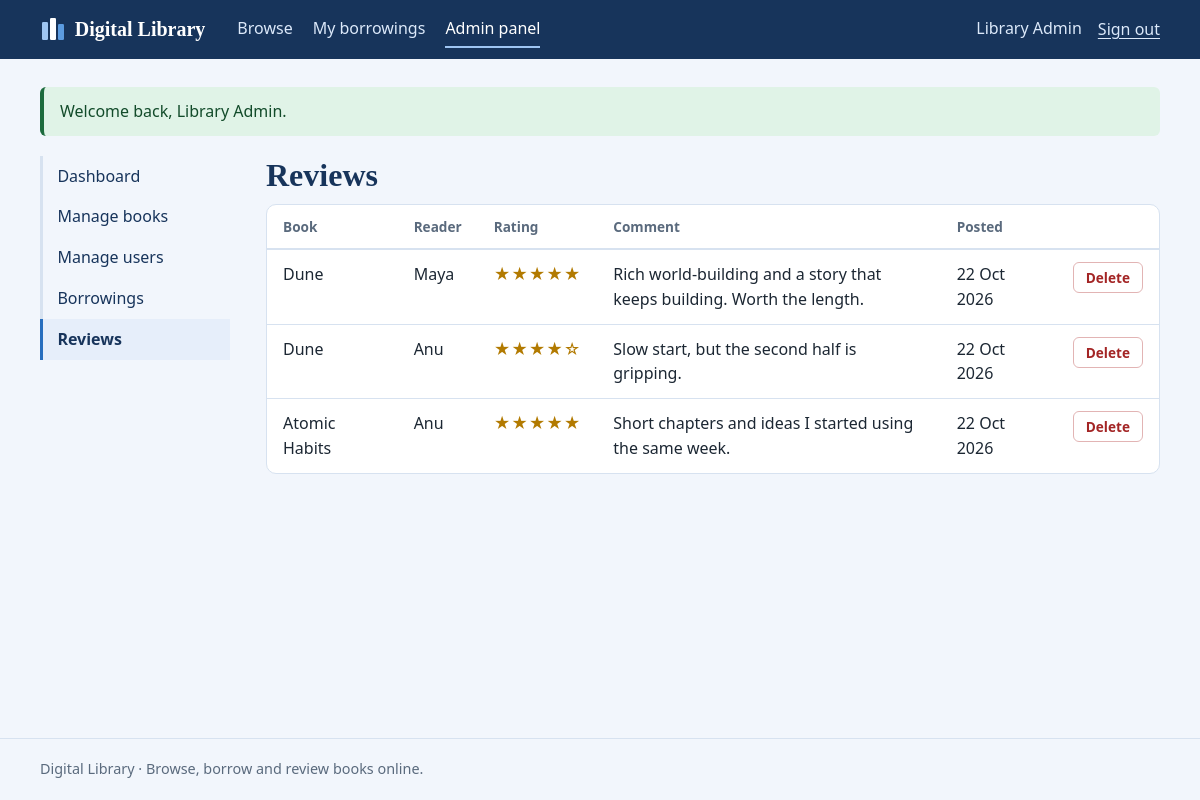
Screenshot of /admin/reviews.php (signed in) with the database file from the repository.
### tables this page shows
CREATE TABLE users (
    user_id       INT AUTO_INCREMENT PRIMARY KEY,
    name          VARCHAR(80)  NOT NULL,
    email         VARCHAR(120) NOT NULL UNIQUE,
    password_hash VARCHAR(255) NOT NULL,
    role          ENUM('user', 'admin') NOT NULL DEFAULT 'user',
    created_at    TIMESTAMP NOT NULL DEFAULT CURRENT_TIMESTAMP
);

CREATE TABLE reviews (
    review_id  INT AUTO_INCREMENT PRIMARY KEY,
    user_id    INT NOT NULL,
    book_id    INT NOT NULL,
    rating     TINYINT NOT NULL,
    comment    TEXT,
    created_at TIMESTAMP NOT NULL DEFAULT CURRENT_TIMESTAMP,
    updated_at TIMESTAMP NOT NULL DEFAULT CURRENT_TIMESTAMP ON UPDATE CURRENT_TIMESTAMP,
    CONSTRAINT chk_rating CHECK (rating BETWEEN 1 AND 5),
    UNIQUE KEY one_review_per_user_book (user_id, book_id),
    FOREIGN KEY (user_id) REFERENCES users(user_id) ON DELETE CASCADE,
    FOREIGN KEY (book_id) REFERENCES books(book_id) ON DELETE CASCADE
);

CREATE TABLE books (
    book_id          INT AUTO_INCREMENT PRIMARY KEY,
    title            VARCHAR(150) NOT NULL,
    author           VARCHAR(100) NOT NULL,
    category         VARCHAR(60),
    description      TEXT,
    file_path        VARCHAR(255),                  
    total_copies     INT NOT NULL DEFAULT 1,        
    available_copies INT NOT NULL DEFAULT 1,        
    created_at       TIMESTAMP NOT NULL DEFAULT CURRENT_TIMESTAMP,
    CONSTRAINT chk_copies CHECK (total_copies >= 0 AND available_copies >= 0 AND available_copies <= total_copies),
    INDEX idx_title (title),
    INDEX idx_author (author),
    INDEX idx_category (category)
);

### includes/db.php (called while the page is built, shortened)
<?php
function db(): mysqli
{
    static $conn = null;
    if ($conn === null) {
        try {
            $conn = mysqli_connect(DB_HOST, DB_USER, DB_PASS, DB_NAME, DB_PORT);
            mysqli_set_charset($conn, 'utf8mb4');
        } catch (mysqli_sql_exception $e) {
            error_log('DB connection failed: ' . $e->getMessage());
            http_response_code(500);
            exit('The library database is unavailable. Check config.php and make sure MySQL is running.');
        }
    }
    return $conn;
}
function q(string $sql, string $types = '', array $params = []): mysqli_stmt
{
    $stmt = mysqli_prepare(db(), $sql);
    if ($types !== '') {
        mysqli_stmt_bind_param($stmt, $types, ...$params);
    }
    mysqli_stmt_execute($stmt);
    return $stmt;
}
function fetch_all(string $sql, string $types = '', array $params = []): array
{
    $stmt = q($sql, $types, $params);
    $rows = mysqli_fetch_all(mysqli_stmt_get_result($stmt), MYSQLI_ASSOC);
    return $rows;
}
function fetch_one(string $sql, string $types = '', array $params = []): ?array
{
    return fetch_all($sql, $types, $params)[0] ?? null;
}

### includes/auth.php (called while the page is built, shortened)
<?php
function current_user(): ?array
{
    static $user = false;
    if ($user === false) {
        $user = null;
        if (!empty($_SESSION['uid'])) {
            $user = fetch_one('SELECT user_id, name, email, role FROM users WHERE user_id = ?', 'i', [(int) $_SESSION['uid']]);
        }
    }
    return $user;
}
function require_login(): array
{
    $u = current_user();
    return $u;
}
function require_admin(): array
{
    $u = require_login();
    return $u;
}

### admin/reviews.php (the view, shortened to what this page needs)
<?php
require_admin();
$rows = fetch_all('SELECT r.review_id, r.rating, r.comment, r.created_at, u.name, b.title
                   FROM reviews r JOIN users u ON u.user_id = r.user_id JOIN books b ON b.book_id = r.book_id
                   ORDER BY r.created_at DESC LIMIT 200');
admin_header('Reviews', 'reviews');
?>
<?php if (!$rows): ?><p class="empty">No reviews have been posted yet.</p><?php else: ?>
<div class="table-wrap"><table>
  <thead><tr><th>Book</th><th>Reader</th><th>Rating</th><th>Comment</th><th>Posted</th><th><span class="sr">Actions</span></th></tr></thead>
  <tbody><?php foreach ($rows as $r): ?>
    <tr>
      <td><?= e($r['title']) ?></td><td><?= e($r['name']) ?></td>
      <td><?= rating_stars((int) $r['rating']) ?></td>
      <td class="wrap"><?= e($r['comment'] ?? '') ?: '<span class="muted">No comment</span>' ?></td>
      <td><?= e(fmt_date($r['created_at'])) ?></td>
      <td class="actions"><form method="post" data-confirm="Delete this review by <?= e($r['name']) ?>?"><?= csrf_field() ?>
        <button class="btn danger small" type="submit">Delete</button></form></td>
    </tr>
  <?php endforeach; ?></tbody>
</table></div>
<?php endif;
admin_footer();

### includes/layout.php (shortened to what this page needs)
<?php
function page_header(string $title, string $active = ''): void
{
    $user = current_user();
    $nav = [
        'browse'    => ['books.php', 'Browse'],
        'borrowing' => ['my_borrowings.php', 'My borrowings'],
    ];
    if ($user && $user['role'] === 'admin') {
        $nav['admin'] = ['admin/index.php', 'Admin panel'];
    }
    ?><!DOCTYPE html>
<html lang="en">
<head>
<link rel="stylesheet" href="<?= e(url('assets/style.css')) ?>">
</head>
<body>
<header class="site-header">
  <div class="bar">
    <a class="brand" href="<?= e(url('index.php')) ?>">
      <svg width="26" height="26" viewBox="0 0 26 26" aria-hidden="true"><rect x="2" y="6" width="6" height="18" rx="1.2" fill="#9ec5f2"/><rect x="10" y="2" width="6" height="22" rx="1.2" fill="#fff"/><rect x="18" y="8" width="6" height="16" rx="1.2" fill="#5b9be0"/></svg>
      Digital Library
    </a>
    <nav aria-label="Main">
      <?php foreach ($nav as $key => [$href, $label]): ?>
        <a href="<?= e(url($href)) ?>"<?= $key === $active ? ' class="current" aria-current="page"' : '' ?>><?= e($label) ?></a>
      <?php endforeach; ?>
    </nav>
    <div class="account">
      <?php if ($user): ?>
        <span class="who"><?= e($user['name']) ?></span>
        <form method="post" action="<?= e(url('logout.php')) ?>"><?= csrf_field() ?><button class="link-btn" type="submit">Sign out</button></form>
      <?php else: ?>
        <a href="<?= e(url('login.php')) ?>">Sign in</a>
        <a class="pill" href="<?= e(url('register.php')) ?>">Create account</a>
      <?php endif; ?>
    </div>
  </div>
</header>
<main id="main" class="container">
<?php foreach (take_flashes() as $f): ?>
  <div class="flash <?= e($f['type']) ?>" role="<?= $f['type'] === 'error' ? 'alert' : 'status' ?>"><?= e($f['message']) ?></div>
<?php endforeach;
}
function page_footer(): void
{
    ?>
</main>
<footer class="site-footer">
  <div class="container">Digital Library · Browse, borrow and review books online.</div>
</footer>
</body>
</html>
<?php
}
function admin_header(string $title, string $active): void
{
    $links = [
        'dashboard'  => ['admin/index.php', 'Dashboard'],
        'books'      => ['admin/books.php', 'Manage books'],
        'users'      => ['admin/users.php', 'Manage users'],
        'borrowings' => ['admin/borrowings.php', 'Borrowings'],
        'reviews'    => ['admin/reviews.php', 'Reviews'],
    ];
    page_header($title, 'admin');
    echo '<div class="admin"><aside class="admin-side"><nav aria-label="Admin">';
    foreach ($links as $key => [$href, $label]) {
        echo '<a href="' . e(url($href)) . '"' . ($key === $active ? ' class="current" aria-current="page"' : '') . '>' . e($label) . '</a>';
    }
    echo '</nav></aside><section class="admin-main"><h1>' . e($title) . '</h1>';
}
function admin_footer(): void
{
    echo '</section></div>';
    page_footer();
}

### includes/functions.php (shortened to what this page needs)
<?php
function e($value): string
{
    return htmlspecialchars((string) $value, ENT_QUOTES | ENT_SUBSTITUTE, 'UTF-8');
}
function url(string $path = ''): string
{
    return BASE_URL . '/' . ltrim($path, '/');
}
function take_flashes(): array
{
    $f = $_SESSION['flash'] ?? [];
    return $f;
}
function fmt_date(?string $dt): string
{
    return $dt ? date('j M Y', strtotime($dt)) : '–';
}
function rating_stars(int $r): string
{
    return '<span class="stars" aria-label="Rated ' . $r . ' out of 5"><span aria-hidden="true">'
        . str_repeat('★', $r) . str_repeat('☆', 5 - $r) . '</span></span>';
}

### assets/style.css (style rules this page uses)
:root { --ink: #17345b; --blue: #276ebe; --blue-dark: #1d5599; --sky: #9ec5f2; --paper: #f2f6fc; --card: #ffffff; --line: #d7e2f0; --field: #b4c5dc; --text: #1c2733; --muted: #5a6a7d; --ok: #1c6b3d; --ok-bg: #e0f3e7; --warn: #7d5200; --warn-bg: #fcefcf; --bad: #a32525; --bad-bg: #fbe4e4; --serif: "Iowan Old Style", "Palatino Linotype", Palatino, Georgia, serif; --sans: system-ui, -apple-system, "Segoe UI", Roboto, Arial, sans-serif; }
* { box-sizing: border-box; }
html { -webkit-text-size-adjust: 100%; }
body { margin: 0; font: 16px/1.55 var(--sans); color: var(--text); background: var(--paper); min-height: 100vh; display: flex; flex-direction: column; }
main { flex: 1; }
h1, h2, h3 { font-family: var(--serif); color: var(--ink); line-height: 1.2; margin: 0 0 .6rem; }
h1 { font-size: 2rem; }
a { color: var(--blue-dark); }
.container { width: min(1120px, 100% - 2.5rem); margin-inline: auto; padding-block: 1.75rem 3rem; }
.site-header { background: var(--ink); color: #fff; }
.site-header .bar { width: min(1120px, 100% - 2.5rem); margin-inline: auto; display: flex; align-items: center; gap: 1.5rem; flex-wrap: wrap; padding-block: .7rem; }
.brand { display: flex; align-items: center; gap: .55rem; color: #fff; text-decoration: none; font: 700 1.25rem var(--serif); margin-right: .5rem; }
.site-header nav { display: flex; gap: 1.25rem; flex: 1; }
.site-header nav a, .account a, .account .who { color: #dce9fa; text-decoration: none; padding: .3rem 0; border-bottom: 2px solid transparent; }
.site-header nav a.current { color: #fff; border-bottom-color: var(--sky); }
.account { display: flex; align-items: center; gap: 1rem; }
.account form { margin: 0; }
.link-btn { background: none; border: 0; padding: .3rem 0; font: inherit; color: #dce9fa; cursor: pointer; text-decoration: underline; text-underline-offset: 3px; }
.site-footer { border-top: 1px solid var(--line); color: var(--muted); font-size: .9rem; }
.site-footer .container { padding-block: 1.2rem; }
.btn { display: inline-block; border: 1px solid var(--blue); background: var(--blue); color: #fff; padding: .55rem 1.1rem; border-radius: 6px; font: 600 .95rem var(--sans); text-decoration: none; cursor: pointer; text-align: center; }
.btn.danger { background: transparent; color: var(--bad); border-color: #e2b4b4; }
.btn.small { padding: .32rem .75rem; font-size: .85rem; }
.flash { padding: .75rem 1rem; border-radius: 6px; margin-bottom: 1.25rem; border-left: 4px solid; }
.flash.success { background: var(--ok-bg); border-color: var(--ok); color: #124b2a; }
.stars { color: #b27a00; letter-spacing: .05em; }
.table-wrap { overflow-x: auto; background: var(--card); border: 1px solid var(--line); border-radius: 10px; }
table { width: 100%; border-collapse: collapse; }
th { text-align: left; font-size: .85rem; color: var(--muted); font-weight: 600; padding: .7rem 1rem; border-bottom: 2px solid var(--line); white-space: nowrap; }
td { padding: .75rem 1rem; border-bottom: 1px solid var(--line); vertical-align: top; }
tr:last-child td { border-bottom: 0; }
td.actions { white-space: nowrap; text-align: right; }
td.actions form { display: inline; margin: 0; }
td.actions > * { margin-left: .3rem; }
td.wrap { min-width: 220px; max-width: 360px; }
.admin { display: grid; grid-template-columns: 190px minmax(0, 1fr); gap: 2.25rem; }
.admin-side nav { display: flex; flex-direction: column; position: sticky; top: 1rem; }
.admin-side a { padding: .5rem .9rem; text-decoration: none; color: var(--ink); border-left: 3px solid var(--line); }
.admin-side a.current { border-left-color: var(--blue); background: #e6eefa; font-weight: 600; }

### rows the page displays
users: name "Library Admin"
reviews: book.title "Dune", user.name "Maya", rating "★★★★★", comment "Rich world-building and a story that keeps building. Worth the length.", created_at "22 Oct 2026"
reviews: book.title "Dune", user.name "Anu", rating "★★★★", rating "☆", comment "Slow start, but the second half is gripping.", created_at "22 Oct 2026"
reviews: book.title "Atomic Habits", user.name "Anu", rating "★★★★★", comment "Short chapters and ideas I started using the same week.", created_at "22 Oct 2026"

### other values shown
$label "Browse"
$label "My borrowings"
$label "Admin panel"
$f['message'] "Welcome back, Library Admin."
$label "Dashboard"
$label "Manage books"
$label "Manage users"
$label "Borrowings"
$label "Reviews"
$title "Reviews"
